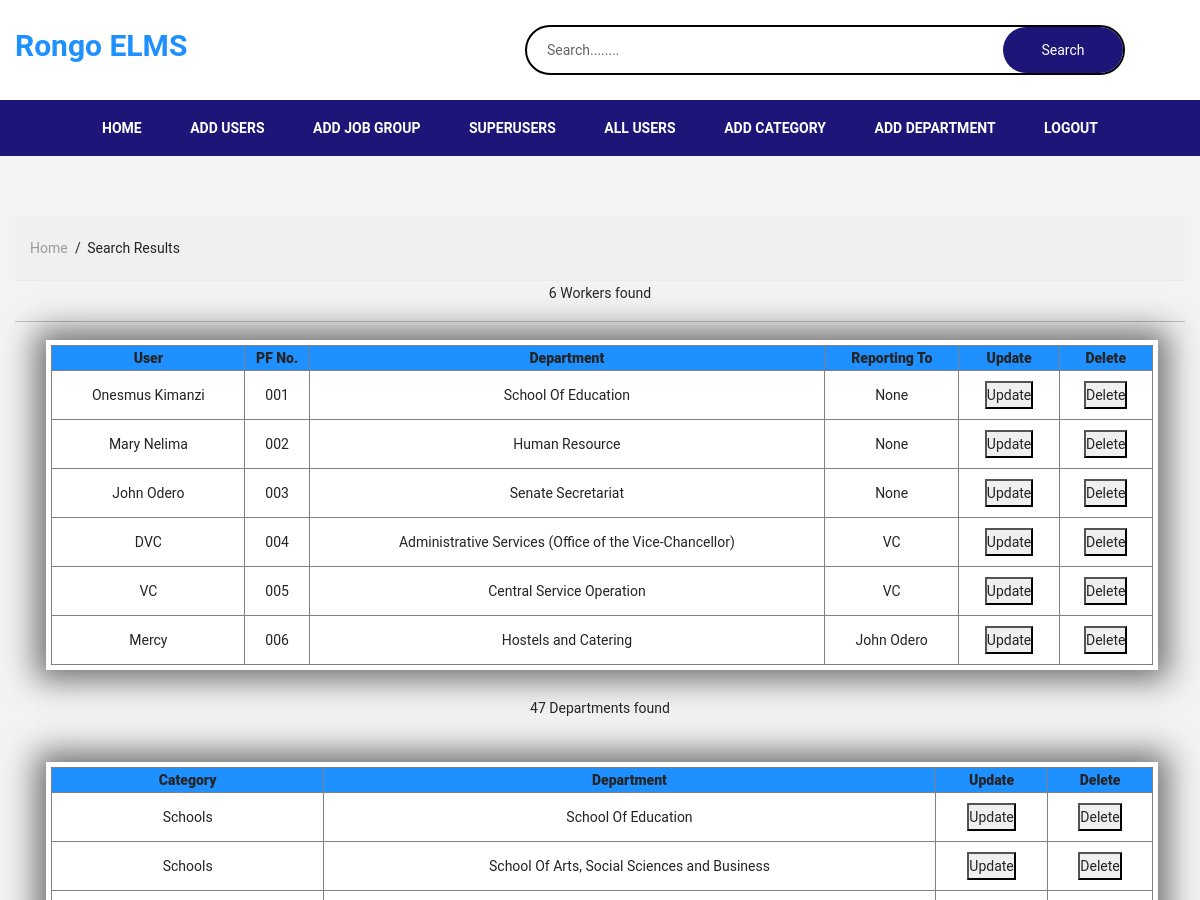
The app's page /search (signed in, upper part), older data.
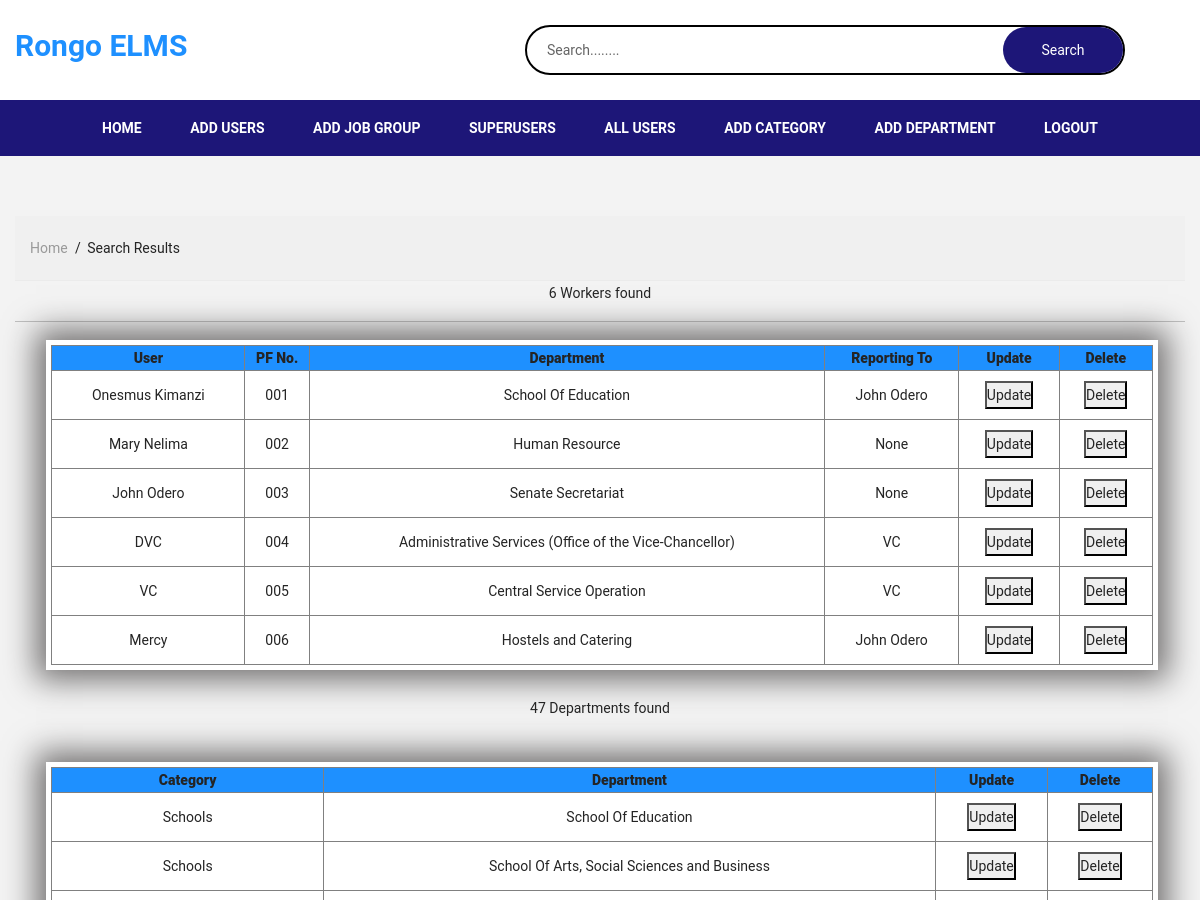
The same page, newer data.
### app/models.py (models this page shows)
class Worker(models.Model):
    user = models.OneToOneField(User, null=True, blank=True, on_delete=models.CASCADE)
    username = models.CharField(max_length=200, null=True)
    name = models.CharField(max_length=200, null=True)
    email = models.EmailField(max_length=200, null=True)
    department = models.ForeignKey(Department, on_delete=models.CASCADE, null=True)
    job_group = models.CharField(max_length=200, null=True)
    leave_days = models.PositiveBigIntegerField(default=0, null=True)
    tittle = models.CharField(max_length=200, choices=TITTLE, default='none', null=True)
    reporting_to = models.ForeignKey('self', null=True, blank=True, on_delete=models.CASCADE)
    image = models.ImageField(upload_to='media/', default='default.jpeg', null=True, blank=True)
    last_leave_year = models.PositiveIntegerField(default=0, null=True)
    leave_days_previous_year = models.PositiveBigIntegerField(default=0, null=True)
    leave_days_utilized_previous_year = models.PositiveBigIntegerField(default=0, null=True)
    def __str__(self):
        return self.name

class Department(models.Model):
    category = models.ForeignKey(Category, on_delete=models.CASCADE)
    department = models.CharField(max_length=200)
    def __str__(self):
        return self.department

### app/views.py (the view)
# urls.py: path('search', views.Search, name='search'),
@login_required(login_url='/')
def Search(request):
    q = request.GET.get('q') if request.GET.get('q') != None else ''
    users = Worker.objects.filter(
        Q(username__icontains=q) |
        Q(name__icontains=q) |
        Q(email__icontains=q)
    )
    user_count = users.count()
    departments = Department.objects.filter(department__icontains=q)
    department_count = departments.count()
    job_groups = jobGroup.objects.filter(jobgroup__icontains=q)
    job_group_count = job_groups.count()
    context = {
        'users': users,
        'user_count': user_count,
        'departments': departments,
        'department_count': department_count,
        'job_groups': job_groups,
        'job_group_count': job_group_count,
        'search_query': q
    }
    return render(request, 'app/addUser/search.html', context)

### app/models.py (called while the page is built)
    def __str__(self):
        return self.category

### app/templates/app/addUser/search.html (shortened to what the changed rows need)
{% load static %}
<!doctype html>
<html class="no-js" lang="en">
<head>
    <link rel="stylesheet" href="{% static 'css/plugins.css' %}">
    <link rel="stylesheet" href="{% static 'css/style.css' %}">
    <link rel="stylesheet" href="{% static 'css/custom.css' %}">
    <link rel="stylesheet" href="{% static 'css/admin1.css' %}">
</head>
<body>
    <section class="pt-60 pb-30 gray-bg">
        <div class="container">
    {% if users %}
    <div class="members">
        <div style="width: 95%; margin: 0% auto;" class="welcome">
            <div class="loopp1">
                <div class="loop1">
                    <div class="data1">
                        <table border="none" style=" border-collapse: collapse; width: 100%;">
                            <tr style="background-color: dodgerblue; padding: 20px;">
                                <th>
                                    <b>User</b>
                                </th>
                                <th>
                                    <b>PF No.</b>
                                </th>
                                <th >
                                    <b>Department</b>
                                </th>
                                <th>
                                    <b>Reporting To</b>
                                </th>
                                <th>
                                    <b>Update</b>
                                </th>
                                <th>
                                    <b>Delete</b>
                                </th>
                            </tr>
                            <tbody>
                                {% for data in users %}
                                <tr style="margin: 0% auto;">
                                    <td>{{data.name}}</td>
                                    <td>{{data.username}}</td>
                                    <td>{{data.department}}</td>
                                    <td>{{data.reporting_to}}</td>
                                    <td><button><a href="{% url 'update_user1' data.id %}">Update</a></button></td>
                                    <td><button><a href="{% url 'delete_user' data.id %}">Delete</a></button></td>
                                </tr>
                                {% endfor %}
                            </tbody>
                        </table>
                    </div>
                </div>
            </div>
        </div>
    </div>
    {% endif %}
    <br>
    {% if departments %}
    <br>
    <div class="members">
        <div style="width: 95%; margin: 0% auto;" class="welcome">
            <div class="loopp1">
                <div class="loop1">
                    <div class="data1">
                        <table border="none" style=" border-collapse: collapse; width: 100%;">
                            <tr style="background-color: dodgerblue; padding: 20px;">
                                <th>
                                    <b>Category</b>
                                </th>
                                <th>
                                    <b>Department</b>
                                </th>
                                <th>
                                    <b>Update</b>
                                </th>
                                <th>
                                    <b>Delete</b>
                                </th>
                            </tr>
                        </table>
                    </div>
                </div>
            </div>
        </div>
    </div>
    {% endif %}
</body>
</html>

Row changes from the older to the newer data that the page shows:
changed Worker "Onesmus Kimanzi": reporting_to "None" → "John Odero"
